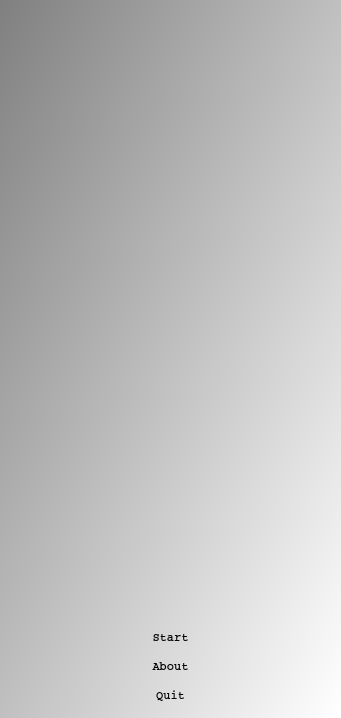
<?xml version="1.0" encoding="UTF-8"?>
<ui version="4.0">
 <class>QtKalmanFiltererMenuDialog</class>
 <widget class="QDialog" name="QtKalmanFiltererMenuDialog">
  <property name="geometry">
   <rect>
    <x>0</x>
    <y>0</y>
    <width>341</width>
    <height>718</height>
   </rect>
  </property>
  <property name="font">
   <font>
    <family>Courier New,courier,monospace</family>
    <weight>75</weight>
    <italic>false</italic>
    <bold>true</bold>
   </font>
  </property>
  <property name="windowTitle">
   <string>KalmanFilterer</string>
  </property>
  <property name="styleSheet">
   <string notr="true">QDialog { 
  background-color: qlineargradient(x1: 0, y1: 0, x2: 1, y2: 1, stop: 0  #808080, stop: 1 #ffffff);
}

QWidget { font: bold, &quot;Courier New&quot;, courier, monospace }
QPushButton { font: 48px, bold, &quot;Courier New&quot;, courier, monospace }
</string>
  </property>
  <layout class="QGridLayout" name="gridLayout">
   <item row="2" column="0">
    <widget class="QPushButton" name="button_about">
     <property name="text">
      <string>About</string>
     </property>
     <property name="flat">
      <bool>true</bool>
     </property>
    </widget>
   </item>
   <item row="3" column="0">
    <widget class="QPushButton" name="button_quit">
     <property name="text">
      <string>Quit</string>
     </property>
     <property name="flat">
      <bool>true</bool>
     </property>
    </widget>
   </item>
   <item row="0" column="0">
    <widget class="QLabel" name="label_2">
     <property name="text">
      <string/>
     </property>
     <property name="pixmap">
      <pixmap resource="KalmanFilterer.qrc">:/images/pics/KalmanFiltererWelcome.png</pixmap>
     </property>
    </widget>
   </item>
   <item row="1" column="0">
    <widget class="QPushButton" name="button_start">
     <property name="text">
      <string>Start</string>
     </property>
     <property name="flat">
      <bool>true</bool>
     </property>
    </widget>
   </item>
  </layout>
 </widget>
 <tabstops>
  <tabstop>button_start</tabstop>
  <tabstop>button_about</tabstop>
  <tabstop>button_quit</tabstop>
 </tabstops>
 <resources>
  <include location="KalmanFilterer.qrc"/>
 </resources>
 <connections/>
</ui>
